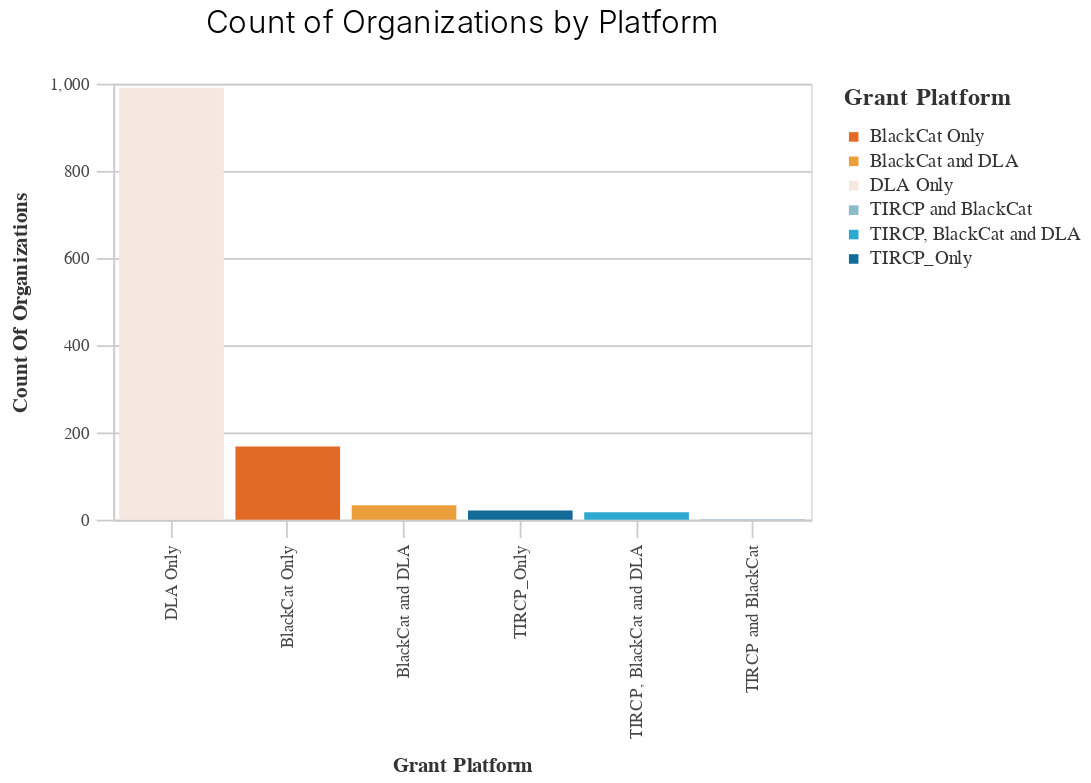

The code cell stored with this chart in its notebook:
### Code cell
basic_bar_chart(summary, 'Grant_Platform','Count_of_Organizations','Grant_Platform', 'Count of Organizations by Platform')

### Figure 1 — Vega-Lite specification as saved in the notebook (floating-point values rounded to 4 significant figures)
{"config": {"view": {"continuousWidth": 400, "continuousHeight": 300}, "axis": {"domainColor": "#cbcbcb", "grid": true, "gridColor": "#cbcbcb", "gridWidth": 1, "labelColor": "#474747", "labelFont": "Nunito Sans", "labelFontSize": 10, "labelPadding": 4, "tickColor": "#cbcbcb", "tickSize": 10, "titleColor": "#333", "titleFont": "Raleway", "titleFontSize": 12, "titlePadding": 10}, "axisBand": {"grid": false}, "background": "white", "font": "Raleway", "header": {"labelFont": "Nunito Sans", "titleFont": "Raleway"}, "legend": {"labelColor": "#333", "labelFont": "Nunito Sans", "labelFontSize": 11, "labelLimit": 0, "padding": 1, "symbolSize": 30, "symbolType": "square", "titleColor": "#333", "titleFont": "Raleway", "titleFontSize": 14, "titlePadding": 10}, "title": {"anchor": "middle", "font": "Raleway", "fontSize": 18, "fontWeight": 300, "offset": 20}}, "data": {"name": "data-00ee5ccba0041e9f48efc56549f17b99"}, "mark": "bar", "encoding": {"color": {"field": "Grant_Platform", "legend": {"title": "Grant Platform"}, "scale": {"range": ["#E16B26", "#EB9F3C", "#f6e7e1", "#8CBCCB", "#2EA8CE", "#136C97"]}, "type": "nominal"}, "x": {"field": "Grant_Platform", "sort": "-y", "title": "Grant Platform", "type": "nominal"}, "y": {"field": "Count_of_Organizations", "title": "Count Of Organizations", "type": "quantitative"}}, "height": 250, "title": "Count of Organizations by Platform", "width": 400, "$schema": "https://vega.github.io/schema/vega-lite/v4.17.0.json", "datasets": {"data-00ee5ccba0041e9f48efc56549f17b99": [{"Grant_Platform": "DLA Only", "Count_of_Organizations": 991}, {"Grant_Platform": "BlackCat Only", "Count_of_Organizations": 168}, {"Grant_Platform": "BlackCat and DLA", "Count_of_Organizations": 33}, {"Grant_Platform": "TIRCP_Only", "Count_of_Organizations": 21}, {"Grant_Platform": "TIRCP, BlackCat and DLA", "Count_of_Organizations": 17}, {"Grant_Platform": "TIRCP and BlackCat", "Count_of_Organizations": 1}]}}
